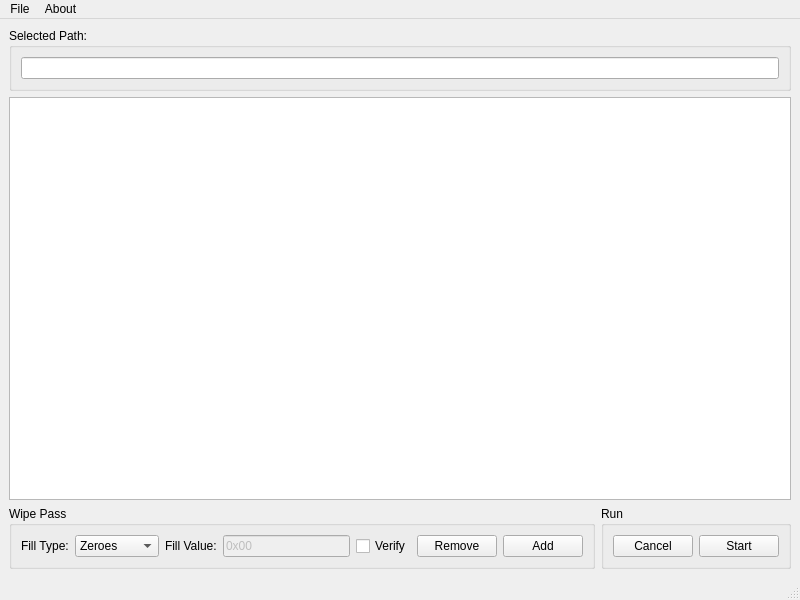
<?xml version="1.0" encoding="UTF-8"?>
<ui version="4.0">
 <class>MainWindow</class>
 <widget class="QMainWindow" name="MainWindow">
  <property name="geometry">
   <rect>
    <x>0</x>
    <y>0</y>
    <width>800</width>
    <height>600</height>
   </rect>
  </property>
  <property name="windowTitle">
   <string>Tunkio - Data Erasure Tool</string>
  </property>
  <widget class="QWidget" name="centralwidget">
   <layout class="QGridLayout" name="gridLayout">
    <item row="0" column="0" colspan="2">
     <widget class="QGroupBox" name="groupBox">
      <property name="title">
       <string>Selected Path:</string>
      </property>
      <layout class="QHBoxLayout" name="horizontalLayout_3">
       <item>
        <widget class="QLineEdit" name="lineEditSelectedPath"/>
       </item>
      </layout>
     </widget>
    </item>
    <item row="1" column="0" colspan="2">
     <widget class="QTableView" name="tableViewWipePasses">
      <property name="horizontalScrollBarPolicy">
       <enum>Qt::ScrollBarAlwaysOff</enum>
      </property>
      <property name="selectionMode">
       <enum>QAbstractItemView::NoSelection</enum>
      </property>
      <property name="selectionBehavior">
       <enum>QAbstractItemView::SelectRows</enum>
      </property>
      <attribute name="horizontalHeaderStretchLastSection">
       <bool>true</bool>
      </attribute>
     </widget>
    </item>
    <item row="2" column="0">
     <widget class="QGroupBox" name="groupBoxAddStep">
      <property name="title">
       <string>Wipe Pass</string>
      </property>
      <layout class="QHBoxLayout" name="horizontalLayout">
       <item>
        <widget class="QLabel" name="labelFillType">
         <property name="text">
          <string>Fill Type:</string>
         </property>
        </widget>
       </item>
       <item>
        <widget class="QComboBox" name="comboBoxStepType">
         <item>
          <property name="text">
           <string>Zeroes</string>
          </property>
         </item>
         <item>
          <property name="text">
           <string>Ones</string>
          </property>
         </item>
         <item>
          <property name="text">
           <string>Random</string>
          </property>
         </item>
         <item>
          <property name="text">
           <string>Character</string>
          </property>
         </item>
         <item>
          <property name="text">
           <string>String</string>
          </property>
         </item>
        </widget>
       </item>
       <item>
        <widget class="QLabel" name="labelFillValue">
         <property name="text">
          <string>Fill Value:</string>
         </property>
        </widget>
       </item>
       <item>
        <widget class="QLineEdit" name="lineEditFillValue">
         <property name="enabled">
          <bool>false</bool>
         </property>
         <property name="text">
          <string>0x00</string>
         </property>
        </widget>
       </item>
       <item>
        <widget class="QCheckBox" name="checkBoxVerify">
         <property name="text">
          <string>Verify</string>
         </property>
        </widget>
       </item>
       <item>
        <widget class="QPushButton" name="pushButtonRemoveStep">
         <property name="text">
          <string>Remove</string>
         </property>
        </widget>
       </item>
       <item>
        <widget class="QPushButton" name="pushButtonAddStep">
         <property name="text">
          <string>Add</string>
         </property>
        </widget>
       </item>
      </layout>
     </widget>
    </item>
    <item row="2" column="1">
     <widget class="QGroupBox" name="groupBoxRun">
      <property name="title">
       <string>Run</string>
      </property>
      <layout class="QHBoxLayout" name="horizontalLayout_2">
       <item>
        <widget class="QPushButton" name="pushButtonCancel">
         <property name="text">
          <string>Cancel</string>
         </property>
        </widget>
       </item>
       <item>
        <widget class="QPushButton" name="pushButtonStart">
         <property name="text">
          <string>Start</string>
         </property>
        </widget>
       </item>
      </layout>
     </widget>
    </item>
   </layout>
  </widget>
  <widget class="QMenuBar" name="menuBarMain">
   <property name="geometry">
    <rect>
     <x>0</x>
     <y>0</y>
     <width>800</width>
     <height>21</height>
    </rect>
   </property>
   <widget class="QMenu" name="menuFile">
    <property name="title">
     <string>File</string>
    </property>
    <addaction name="actionOpenFile"/>
    <addaction name="actionOpenDirectory"/>
    <addaction name="actionOpenDrive"/>
    <addaction name="separator"/>
    <addaction name="actionExit"/>
   </widget>
   <widget class="QMenu" name="menuAbout">
    <property name="title">
     <string>About</string>
    </property>
    <addaction name="actionAbout"/>
    <addaction name="actionLicenses"/>
   </widget>
   <addaction name="menuFile"/>
   <addaction name="menuAbout"/>
  </widget>
  <widget class="QStatusBar" name="statusBar"/>
  <action name="actionAbout">
   <property name="text">
    <string>About</string>
   </property>
  </action>
  <action name="actionExit">
   <property name="text">
    <string>Exit</string>
   </property>
  </action>
  <action name="actionOpenDirectory">
   <property name="text">
    <string>Open Directory</string>
   </property>
  </action>
  <action name="actionLicenses">
   <property name="text">
    <string>About Qt</string>
   </property>
  </action>
  <action name="actionOpenFile">
   <property name="text">
    <string>Open File</string>
   </property>
  </action>
  <action name="actionOpenDrive">
   <property name="text">
    <string>Open Drive</string>
   </property>
  </action>
 </widget>
 <resources/>
 <connections/>
</ui>
